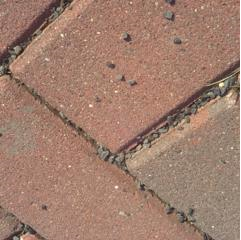
#> input picture temp.png, 241 x 240 px
$ python temp.py
#> lines starting #> are read from the running program, lines starting #| are printed output that depends on the picture
import cv2
image = cv2.imread('./temp.png', 0)
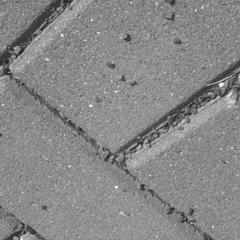
#> image: shape (240, 241); min 21, max 255, mean 136.1
edges = cv2.Canny(image,200,300)
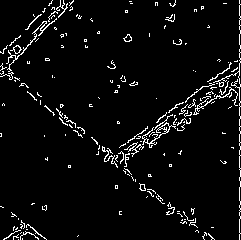
#> edges: shape (240, 241); 4.8% white in thin lines or dots
cv2.imwrite('./temp_out.png', edges)
